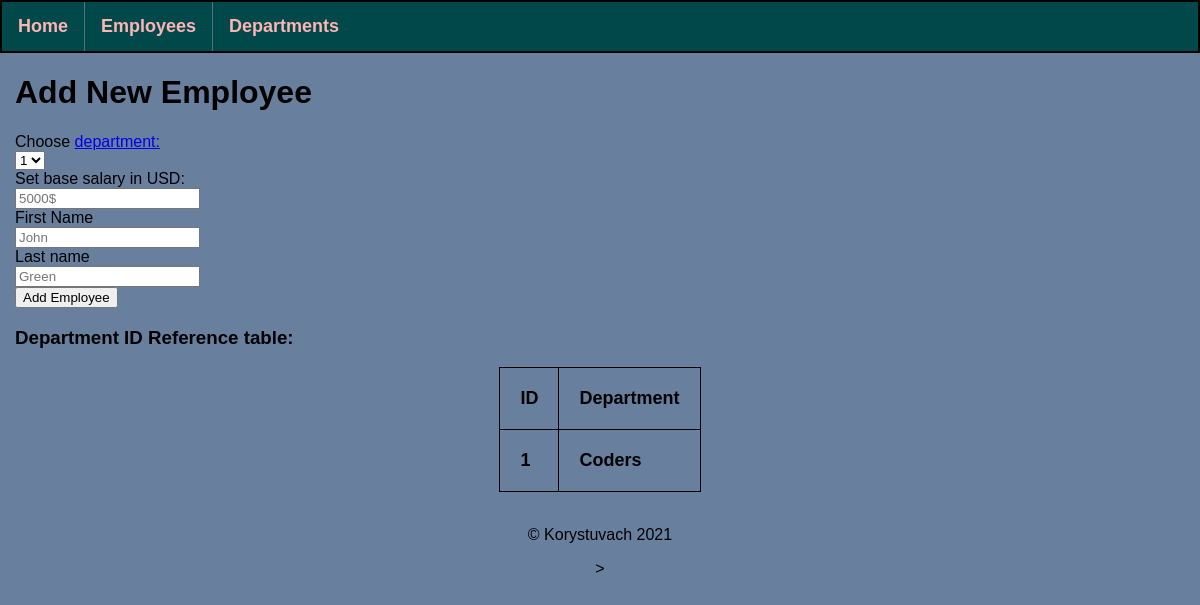
/employees/add-employee, run on an earlier commit of the app's database.
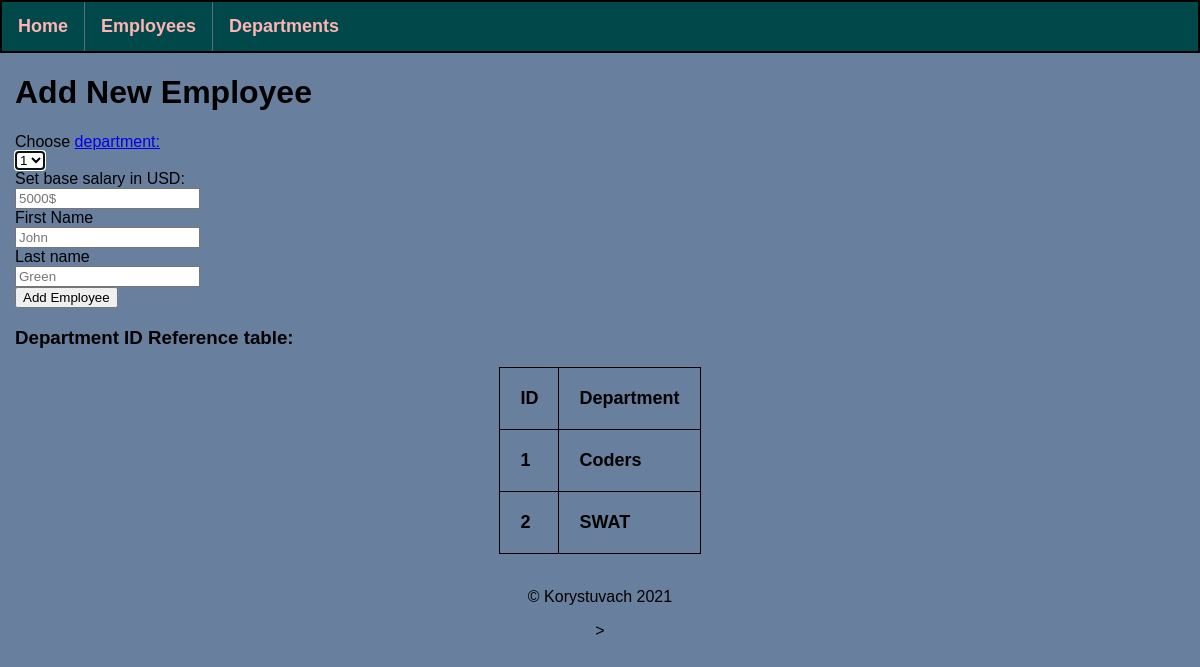
And on a later commit of the database.
### application/models.py (models this page shows, shortened)
class AllDepartments(db.Model):
    id = db.Column(db.Integer, primary_key=True)
    dep_name = db.Column(db.String(25), nullable=False, unique=True)
    dep_employees_id = db.relationship('AllEmployees', backref='my_department', lazy=True)

### application/routes.py (the view, shortened to what this page needs)
@app.route('/employees/add-employee', methods=['POST', 'GET'])
def add_employee():
    all_departments = AllDepartments.query.all()
    return render_template('add-employee.html',
                           all_departments=all_departments)

### application/templates/add-employee.html (shortened to what this page needs)
{% extends 'base.html' %}
{% block content %}
    <div>
        <h1>Add New Employee</h1>
        <form method="POST" id="add_employee_form">
            <label for="department_id">Choose <a href="/departments" target="_blank">department:</a></label><br>
            <select autofocus name="department_id" id="department_id">
                {% for department in all_departments %}
                <option>{{ department.id }}</option>
                {% endfor %}
            </select><br>
            <label for="salary">Set base salary in USD:</label><br>
            <input type="number" name="salary" id="salary" required placeholder="5000$"><br>
            <label for="name">First Name</label><br>
            <input type="text" name="name" id="name" required placeholder="John"><br>
            <label for="lastname">Last name</label><br>
            <input type="text" name="lastname" id="lastname" required placeholder="Green"><br>
            <input type="submit" value="Add Employee"><br>
        </form>
    </div>
    <div>
        <h3>Department ID Reference table:</h3>
        <table>
            <tr>
                <th>ID</th>
                <th>Department</th>
            </tr>
            {% for department in all_departments %}
                <tr>
                    <th>{{ department.id }}</th>
                    <th>{{ department.dep_name }}</th>
                </tr>
            {% endfor %}
        </table>
    </div>
{% endblock %}

What changed in the data, as far as the page shows it:
added AllDepartments: id "2", dep_name "SWAT"
